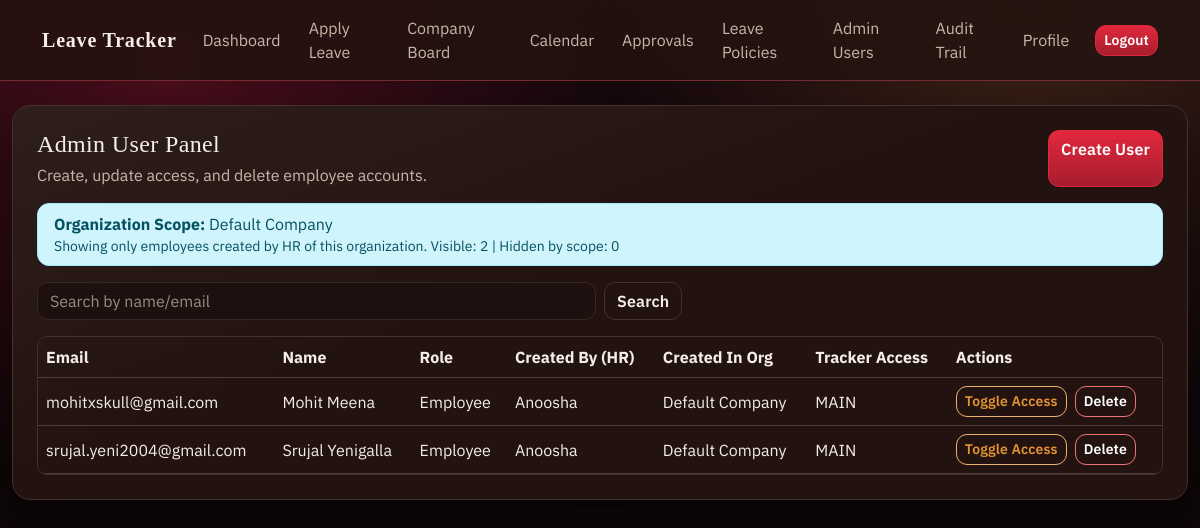
The page /admin-panel/ (signed in) on the database its author committed.
### organization/models.py (models this page shows, shortened)
class Company(models.Model):
    uuid = models.UUIDField(default=uuid.uuid4, unique=True, editable=False)
    name = models.CharField(max_length=160)
    slug = models.SlugField(max_length=80, unique=True)
    active = models.BooleanField(default=True)
    created_at = models.DateTimeField(auto_now_add=True)
    class Meta:
        ordering = ["name"]

### users/models.py (models this page shows, shortened)
class User(AbstractUser):
    class Role(models.TextChoices):
        EMPLOYEE = "EMPLOYEE", "Employee"
        MANAGER = "MANAGER", "Manager"
        HR = "HR", "HR"
    class PortalAccess(models.TextChoices):
        MAIN = "MAIN", "Main Leave Tracker"
        ORGANIZATION = "ORGANIZATION", "Organization Server"
        BOTH = "BOTH", "Both Trackers"
    role = models.CharField(max_length=16, choices=Role.choices, default=Role.EMPLOYEE)
    organization = models.ForeignKey(
        "organization.Company",
        on_delete=models.PROTECT,
        null=True,
        blank=True,
        related_name="users",
    )
    manager = models.ForeignKey(
        "self",
        on_delete=models.SET_NULL,
        null=True,
        blank=True,
        related_name="team_members",
        limit_choices_to={"role": Role.MANAGER},
    )
    created_by = models.ForeignKey(
        "self",
        on_delete=models.SET_NULL,
        null=True,
        blank=True,
        related_name="created_users",
        help_text="User who created this account.",
    )
    created_in_organization = models.ForeignKey(
        "organization.Company",
        on_delete=models.SET_NULL,
        null=True,
        blank=True,
        related_name="org_server_created_users",
        help_text="Organization context used when this user was created.",
    )
    portal_access = models.CharField(
        max_length=16,
        choices=PortalAccess.choices,
        default=PortalAccess.BOTH,
        help_text="Controls whether user can login to Main tracker, Organization server, or both.",
    )

### users/views.py (the view, shortened to what this page needs)
# urls.py: path("admin-panel/", views.admin_panel, name="admin_panel"),
@admin_or_hr_required
def admin_panel(request):
    company = _current_company(request)
    q = (request.GET.get("q") or "").strip()
    users = _organization_server_employee_queryset(company)
    total_company_employees = User.objects.filter(organization=company, role=User.Role.EMPLOYEE).count()
    visible_count = users.count()
    hidden_count = max(total_company_employees - visible_count, 0)
    return render(
        request,
        "portal/admin_panel.html",
        {
            "users": users[:300],
            "q": q,
            "company": company,
            "visible_count": visible_count,
            "hidden_count": hidden_count,
        },
    )

### organization/services.py (called while the page is built, shortened)
def resolve_company(user, company_id: int | None = None) -> Company | None:
    if getattr(user, "organization_id", None):
        company = Company.objects.filter(id=user.organization_id, active=True).first()
        if company:
            return company
    employee = EmployeeRecord.objects.filter(user=user).select_related("company").first()
    if employee:
        return employee.company
    return Company.objects.filter(active=True).order_by("id").first()

### portal/context_processors.py (called while the page is built)
def portal_globals(request):
    return {
        "APP_NAME": "Leave Tracker",
    }

### users/permissions.py (called while the page is built)
def _admin_account(user):
    if not getattr(user, "is_authenticated", False):
        return None
    try:
        return user.admin_account
    except AdminAccount.DoesNotExist:
        return None

def is_admin(user, company_id: int | None = None) -> bool:
    admin_account = _admin_account(user)
    if not admin_account:
        return False
    if admin_account.level == AdminAccount.Level.PLATFORM:
        return True
    if admin_account.level == AdminAccount.Level.ORGANIZATION:
        if company_id is None:
            return True
        return admin_account.organization_id == company_id
    return False

def is_admin_or_hr(user) -> bool:
    return bool(
        getattr(user, "is_authenticated", False)
        and (is_admin(user) or getattr(user, "role", "") == User.Role.HR)
    )

### users/views.py (called while the page is built, shortened)
def _current_company(request):
    company = None
    selected_company_id = request.session.get("selected_company_id")
    if selected_company_id:
        try:
            company = resolve_company(request.user, company_id=int(selected_company_id))
        except (TypeError, ValueError):
            company = None
    company = company or resolve_company(request.user)
    if company:
        request.session["selected_company_id"] = company.id
        return company

def _organization_server_employee_queryset(company):
    return (
        User.objects.filter(
            organization=company,
            role=User.Role.EMPLOYEE,
            created_in_organization=company,
            created_by__role=User.Role.HR,
            created_by__organization=company,
        )
        .select_related("created_by", "created_in_organization")
        .order_by("username")
    )

### templates/portal/admin_panel.html (shortened to what this page needs)
{% extends "base.html" %}
{% block content %}
<section class="samurai-card p-4">
  <div class="d-flex justify-content-between flex-wrap gap-2 mb-3">
    <div>
      <h1 class="h4 mb-1">Admin User Panel</h1>
      <p class="muted mb-0">Create, update access, and delete employee accounts.</p>
    </div>
    <a class="btn btn-danger" href="{% url 'users:admin_create_user' %}">Create User</a>
  </div>
  <div class="alert alert-info py-2 mb-3">
    <div><b>Organization Scope:</b> {{ company.name }}</div>
    <div class="small">
      Showing only employees created by HR of this organization.
      Visible: {{ visible_count }} | Hidden by scope: {{ hidden_count }}
    </div>
  </div>
  <form method="get" class="row g-2 mb-3">
    <div class="col-md-6">
      <input class="form-control" name="q" value="{{ q }}" placeholder="Search by name/email">
    </div>
    <div class="col-auto">
      <button class="btn btn-outline-light" type="submit">Search</button>
    </div>
  </form>
  <div class="table-responsive">
    <table class="table table-dark align-middle">
      <thead>
        <tr>
          <th>Email</th>
          <th>Name</th>
          <th>Role</th>
          <th>Created By (HR)</th>
          <th>Created In Org</th>
          <th>Tracker Access</th>
          <th>Actions</th>
        </tr>
      </thead>
      <tbody>
        {% for u in users %}
          <tr>
            <td>{{ u.email|default:u.username }}</td>
            <td>{{ u.get_full_name|default:"-" }}</td>
            <td>{{ u.get_role_display }}</td>
            <td>
              {% if u.created_by %}
                {{ u.created_by.get_full_name|default:u.created_by.username }}
              {% else %}
                -
              {% endif %}
            </td>
            <td>
              {% if u.created_in_organization %}
                {{ u.created_in_organization.name }}
              {% else %}
                -
              {% endif %}
            </td>
            <td>{{ u.portal_access }}</td>
            <td class="d-flex gap-2">
              <form method="post" action="{% url 'users:admin_toggle_user' u.id %}">
                <button class="btn btn-sm btn-outline-warning" type="submit">Toggle Access</button>
              </form>
              <a class="btn btn-sm btn-outline-danger" href="{% url 'users:admin_delete_user' u.id %}">Delete</a>
            </td>
          </tr>
        {% empty %}
          <tr><td colspan="7">No users found in this organization scope.</td></tr>
        {% endfor %}
      </tbody>
    </table>
  </div>
</section>
{% endblock %}

### static/css/app.css (style rules this page uses)
:root { --background: 8 42% 6%; --foreground: 34 46% 93%; --muted-foreground: 30 20% 72%; --card: 8 36% 10%; --card-foreground: 34 46% 93%; --border: 8 18% 22%; --input: 8 20% 18%; --ring: 353 76% 52%; --primary: 353 76% 52%; --primary-foreground: 0 0% 100%; --secondary: 33 76% 54%; --secondary-foreground: 12 80% 8%; --destructive: 0 78% 52%; --destructive-foreground: 0 0% 100%; --success: 142 60% 36%; --warning: 42 94% 54%; --radius: 14px; --radius-sm: 10px; --radius-lg: 18px; --shadow-lg: 0 24px 48px rgba(0, 0, 0, 0.45); }
*, *::before, *::after { box-sizing: border-box; }
body { margin: 0; min-height: 100vh; color: hsl(var(--foreground)); font-family: "IBM Plex Sans", sans-serif; background: radial-gradient(circle at 14% 8%, rgba(226, 29, 72, 0.25), transparent 34%), radial-gradient(circle at 86% 0%, rgba(229, 152, 61, 0.18), transparent 32%), linear-gradient(180deg, #17080d 0%, #0e0608 65%, #090507 100%); }
.card, .samurai-card { border: 1px solid hsl(var(--border)); border-radius: var(--radius-lg); color: hsl(var(--card-foreground)); background: linear-gradient(160deg, rgba(255, 255, 255, 0.05), transparent 45%), hsl(var(--card)); box-shadow: var(--shadow-lg); }
h1, h2, h3, h4 { margin-top: 0; color: hsl(var(--foreground)); font-family: "Noto Serif JP", serif; letter-spacing: 0.015em; }
.muted { color: hsl(var(--muted-foreground)) !important; }
a { color: color-mix(in srgb, hsl(var(--secondary)) 84%, white 16%); text-decoration: none; }
.btn { border-radius: calc(var(--radius) - 3px); border-width: 1px; font-weight: 600; letter-spacing: 0.01em; transition: all 160ms ease; }
.btn-danger { border-color: hsl(var(--primary)); color: hsl(var(--primary-foreground)); background: linear-gradient(180deg, hsl(var(--primary)) 0%, color-mix(in srgb, hsl(var(--primary)) 74%, #000 26%) 100%); }
.btn-outline-light { border-color: hsl(var(--border)); color: hsl(var(--foreground)); background: transparent; }
.btn-outline-warning { border-color: color-mix(in srgb, hsl(var(--secondary)) 72%, #fff 28%); color: hsl(var(--secondary)); }
.btn-outline-danger { border-color: color-mix(in srgb, hsl(var(--destructive)) 64%, #fff 36%); color: hsl(var(--destructive-foreground)); }
.form-control, .form-select { border-radius: calc(var(--radius) - 3px); border: 1px solid hsl(var(--input)); color: hsl(var(--foreground)); background: color-mix(in srgb, hsl(var(--card)) 86%, black 14%); }
.form-control::placeholder { color: color-mix(in srgb, hsl(var(--muted-foreground)) 74%, transparent); }
.alert { border-radius: calc(var(--radius) - 2px); border-width: 1px; }
.table-responsive { border: 1px solid hsl(var(--border)); border-radius: var(--radius-sm); }
.table { margin-bottom: 0; color: hsl(var(--foreground)); }
.table > :not(caption) > * > * { color: hsl(var(--foreground)); border-bottom-color: color-mix(in srgb, hsl(var(--border)) 84%, #fff 8%); background: transparent; }
.table-dark { --bs-table-bg: transparent; --bs-table-color: hsl(var(--foreground)); --bs-table-hover-color: hsl(var(--foreground)); --bs-table-striped-color: hsl(var(--foreground)); --bs-table-hover-bg: color-mix(in srgb, hsl(var(--card)) 75%, #fff 8%); }

### rows shown on the page
Company: name "Default Company"
User: email "mohitxskull@gmail.com", get_full_name "Mohit Meena", role "Employee", created_by.get_full_name "Anoosha", created_in_organization.name "Default Company", portal_access "MAIN"
User: email "srujal.yeni2004@gmail.com", get_full_name "Srujal Yenigalla", role "Employee", created_by.get_full_name "Anoosha", created_in_organization.name "Default Company", portal_access "MAIN"

### other values the page prints
{{ APP_NAME }} "Leave Tracker"
{{ visible_count }} "2"
{{ hidden_count }} "0"
